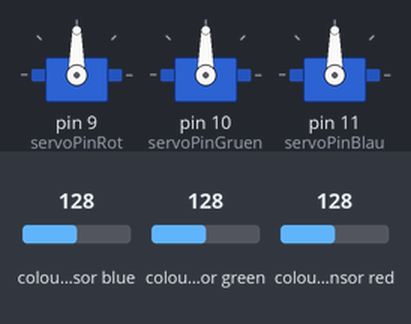
A sketch run on a simulated Arduino Uno, built with avr-gcc and run on an emulated ATmega328P. Parts: 3 × servo. Wiring (inferred from the names in the program): TCS3200 colour sensor: output pin 6; S2 pin 4; S3 pin 5; S0 pin 2; S1 pin 3. The inputs (shaded band) are chosen by the test bench; at power-on: colour sensor blue 128, colour sensor green 128, colour sensor red 128. What the sketch prints to the serial monitor is not drawn.

Above: at 1.2 s.
1.3 s: colour sensor blue set to 135
At 1.8 s:
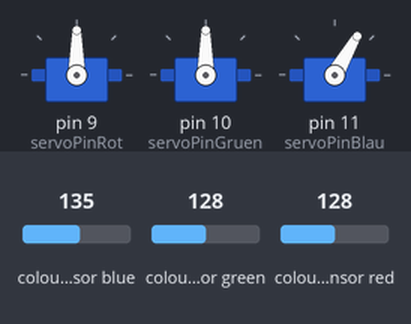
4.3 s: colour sensor green set to 191
At 6.6 s:
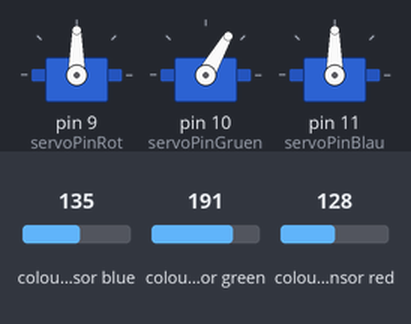
7.3 s: colour sensor blue set to 191
At 9.3 s:
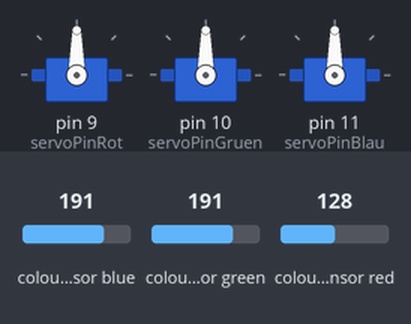
9.6 s: colour sensor blue set to 183
At 11.4 s:
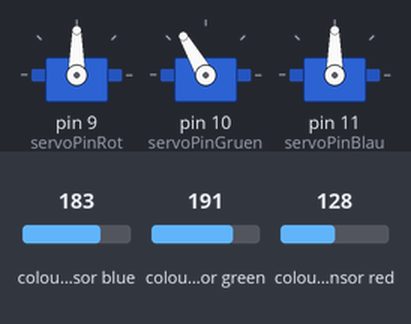
Timing chart, 0 to 13.6 s (numbered marks = the images above; inputs shaded):
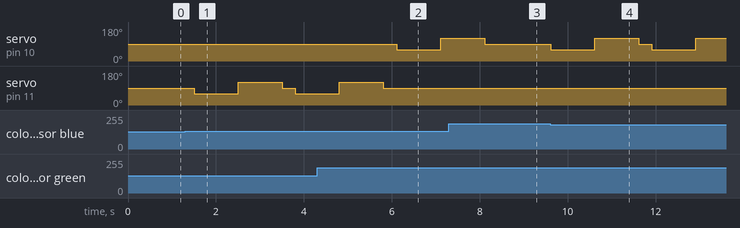

The sketch:

Farbsortierer_V9.1.ino
```cpp
#include <Servo.h>


const int s0 = 2;
const int s1 = 3;
const int s2 = 4;
const int s3 = 5;
const int out = 6;

int rot = 0;
int gruen = 0;
int blau = 0;
// Define servo pins
int servoPinRot = 9;
int servoPinGruen = 10;
int servoPinBlau = 11;

// Declare Servo Objects
Servo ServoRot;
Servo ServoGruen;
Servo ServoBlau;


void setup() {
  Serial.begin(9600);   //Serielle Kommunikation starten
  pinMode(s0, OUTPUT);  //Die Kontakte des Farbsensors werden als Output oder...
  pinMode(s1, OUTPUT);  // (Warum als Output? Die Frequenzwerte (s0-s3) sollen im
  pinMode(s2, OUTPUT);  // seriellen Monitor ausgegeben werden.)
  pinMode(s3, OUTPUT);
  pinMode(out, INPUT);  // ...Input festgelegt

  digitalWrite(s0, HIGH);  //Die vier weißen LEDs am Farbsensor sollen leuchten
  digitalWrite(s1, HIGH);

  ServoRot.attach(servoPinRot);
  ServoGruen.attach(servoPinGruen);
  ServoBlau.attach(servoPinBlau);
}
void loop() {
  color();                        //Diese Funktion wird am Ende des Codes festgelegt (s.“void color();“)
  Serial.print(" Wert Rot: ");    //Auf dem seriellen Monitor soll jeweils „Wert“
  Serial.print(rot, DEC);         //mit der entsprechenden Farbe angezeigt
  Serial.print(" Wert Gruen: ");  //werden und dahinter der Wert, welcher in der
  Serial.print(gruen, DEC);       //void color(); Funktion ausgelesen wurde.
  Serial.print(" Wert Blau: ");
  Serial.print(blau, DEC);
  //Hier folgen die Befehle für die LEDs
  if (rot < blau && rot < gruen && rot < 20)  //Wenn der Filterwert für rot //kleiner ist als alle anderen Werte..
  {
    Serial.println(" – (Rote Farbe)");  //..soll “Rote Farbe“ am seriellen //Monitor angezeigt werden und..
    ServoRot.write(120);
    delay(1000);
    ServoRot.write(60);
    delay(1000);
    ServoRot.write(90);

  } else if (blau < rot && blau < gruen && rot > 25)  //Das gleiche bei Blau und Grün
  {
    Serial.println(" – (Blaue Farbe)");

    ServoBlau.write(60);
    delay(1000);
    ServoBlau.write(120);
    delay(1000);
    ServoBlau.write(90);

  } else if (gruen < rot && gruen < blau) {
    Serial.println(" – (Gruene Farbe)");

    ServoGruen.write(60);
    delay(1000);
    ServoGruen.write(120);
    delay(1000);
    ServoGruen.write(90);


  } else {             //Wenn keine Werte vorhanden sind..
    Serial.println();  //..nichts auf dem seriellen Monitor anzeigen und..
  }
  delay(300);
}
void color()  //Hier werden die Werte vom Farbsensor ausgelesen und unter den
//entsprechenden Variablen gespeichert
{
  digitalWrite(s2, LOW);
  digitalWrite(s3, LOW);
  rot = pulseIn(out, digitalRead(out) == HIGH ? LOW : HIGH);
  digitalWrite(s3, HIGH);
  blau = pulseIn(out, digitalRead(out) == HIGH ? LOW : HIGH);
  digitalWrite(s2, HIGH);
  gruen = pulseIn(out, digitalRead(out) == HIGH ? LOW : HIGH);
}
```

Measured:
- the behaviour switches between 131 and 132 on colour sensor blue (found by bisection; images 0 and 1)
- the behaviour switches between 187 and 186 on colour sensor blue (found by bisection; images 3 and 4)
- after the input at 1.3 s, servo on pin 11 (servoPinBlau): 90° → 60° after 0.21 s, → 120° 1.0 s later, → 90° 1.0 s later, → 60° 0.30 s later
- after the input at 4.3 s, servo on pin 10 (servoPinGruen): 90° → 60° after 1.8 s, → 120° 1.0 s later; servo on pin 11 (servoPinBlau): goes on until 5.8 s, then stays 90°
- after the input at 7.3 s, servo on pin 10 (servoPinGruen): goes on until 8.1 s, then stays 90°
- after the input at 9.6 s, servo on pin 10 (servoPinGruen): 90° → 60° at once, → 120° 1.0 s later, → 90° 1.0 s later, → 60° 0.30 s later, … (5 changes in this stretch)
